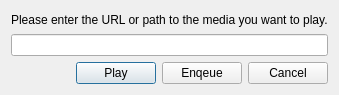
<?xml version="1.0" encoding="UTF-8"?>
<ui version="4.0">
 <class>openFromClipboardDialog</class>
 <widget class="QDialog" name="openFromClipboardDialog">
  <property name="geometry">
   <rect>
    <x>0</x>
    <y>0</y>
    <width>309</width>
    <height>95</height>
   </rect>
  </property>
  <property name="windowTitle">
   <string>Dialog</string>
  </property>
  <layout class="QGridLayout" name="gridLayout">
   <item row="0" column="0">
    <widget class="QLabel" name="label">
     <property name="text">
      <string>Please enter the URL or path to the media you want to play.</string>
     </property>
    </widget>
   </item>
   <item row="1" column="0">
    <widget class="QLineEdit" name="lineEdit"/>
   </item>
   <item row="2" column="0">
    <layout class="QHBoxLayout" name="horizontalLayout">
     <item>
      <spacer name="horizontalSpacer">
       <property name="orientation">
        <enum>Qt::Horizontal</enum>
       </property>
       <property name="sizeHint" stdset="0">
        <size>
         <width>40</width>
         <height>20</height>
        </size>
       </property>
      </spacer>
     </item>
     <item>
      <widget class="QPushButton" name="pushButton">
       <property name="text">
        <string>Play</string>
       </property>
      </widget>
     </item>
     <item>
      <widget class="QPushButton" name="pushButton_2">
       <property name="text">
        <string>Enqeue</string>
       </property>
      </widget>
     </item>
     <item>
      <widget class="QPushButton" name="pushButton_3">
       <property name="text">
        <string>Cancel</string>
       </property>
      </widget>
     </item>
    </layout>
   </item>
  </layout>
 </widget>
 <resources/>
 <connections/>
</ui>
